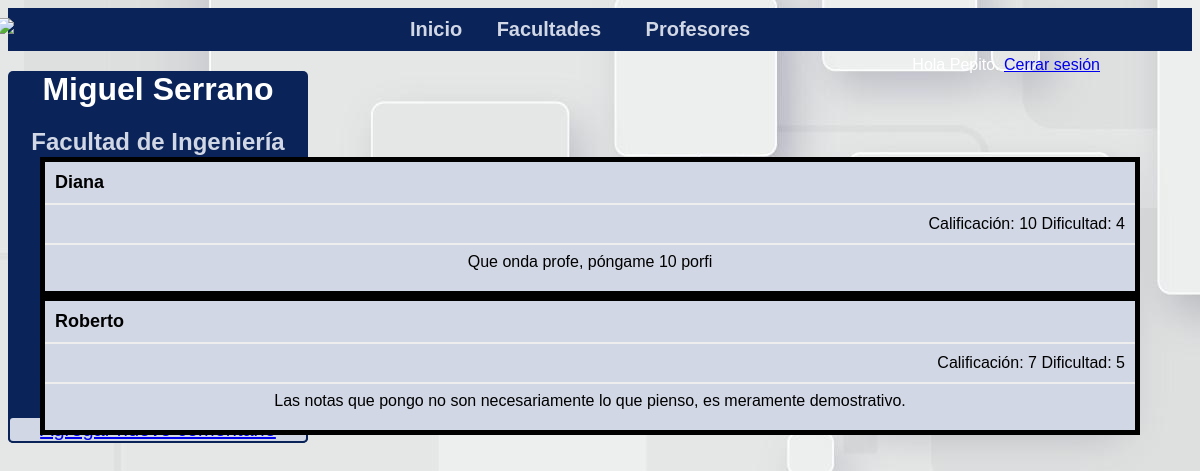
The app's page /Miguel Serrano (signed in) with its own data.
### app/models.py (models this page shows)
class Profesores(db.Model):
    id=db.Column(db.Integer,primary_key=True)
    nombre=db.Column(db.String(100))
    facultad=db.Column(db.String(100))
    materias=db.Column(db.String(100))

class Perfiles(db.Model):
    id=db.Column(db.Integer,primary_key=True)
    nombre_id=db.Column(db.Integer, ForeignKey('profesores.id'))
    usuario=db.Column(db.String(50), ForeignKey('cuentas.usuario'))
    calificacion=db.Column(db.Integer)
    dificultad=db.Column(db.Integer)
    comentario=db.Column(db.String(300))

### app/routes.py (the view)
@main.route('/<nombre>', methods=['GET'])
def perfil(nombre):
    if 'usuario' in session:
        nombre_id = Profesores.query.filter_by(nombre=nombre).first()
        opiniones = Perfiles.query.filter_by(nombre_id=nombre_id.id).all()
        den = len(opiniones)
        if den == 0:
            den = 1
        num1=0
        num2=0
        for opinion in opiniones:
            num1 += opinion.calificacion
            num2 += opinion.dificultad
        prom_calif = round(num1/den, 2)
        prom_dif = round(num2/den, 2)
        return render_template('perfil.html', usuario=session['usuario'],
                               nombre=nombre, nombre_id=nombre_id, opiniones=opiniones, prom_calif=prom_calif, prom_dif=prom_dif)
    else:
        return render_template('iniciar.html')

### app/templates/perfil.html (shortened to what this page needs)
<!DOCTYPE html>
<html lang="es">
<head>
    <link rel="stylesheet" href="{{ url_for('static',filename='css/estilos.css') }}">
</head>
<body style="background-image: url('static/images/001.jpg')">
    <header>
      <nav>
        <ul class="main">
          <div class="logo">
          <img src="https://1000marcas.net/wp-content/uploads/2023/01/UNAM-Logo.png">
          </div>
            <li><a href="{{ url_for('main.index') }}">Inicio</a></li>
            <li><a href="#">Facultades</a>
            </li>
            <li><a id="mostrar-busqueda" onclick="mostrarBarraBusqueda()">Profesores</a></li>
        </ul>
        {% if usuario %}
          <p>Hola {{ usuario }}. <a href="{{ url_for('main.cerrar_sesion') }}">Cerrar sesión</a></p>
        {% else %}
          <button id="iniciar-sesion" class="btn ini" onclick="iniciarSesion()">Iniciar sesión</button>
        {% endif %}
    </nav>
  </header>
    <div id="datos">
    <h1>{{ nombre }}</h1>
    <h2>{{ nombre_id.facultad }}</h2>
    <h2>{{ nombre_id.materias }}</h2>
    <h2>Calificación</h2>
    <h2>{{ prom_calif}}</h2>
    <h2>Dificultad</h2>
    <h2>{{ prom_dif}}</h2>
    <p><a href="{{ url_for('main.nuevo_comentario', nombre=nombre) }}">Agregar nuevo comentario</a></p>
  </div>
  <div id="opiniones">
  {% for opinion in opiniones %}
    <div id="opinion">
    <h2>{{ opinion.usuario }}</h2><hr>
    <p>Calificación: {{ opinion.calificacion }}  Dificultad: {{ opinion.dificultad }}</p><hr>
    <li>{{ opinion.comentario }}</li>
    </div>
  {% endfor %}
  </div>
</body>
</html>

### app/static/css/estilos.css (style rules this page uses)
body { font-family: Arial, sans-serif; }
nav { background-color: #0A2459; color: #fff; text-align: center; padding: 10px 0; }
nav ul { list-style-type: none; margin: 0; padding: 0; }
nav ul li { display: inline; margin-right: 30px; }
nav ul li a { text-decoration: none; color: #D1D7E5; font-weight: bold; transition: color 0.3s; font-size: 20px; }
header p { position: absolute; right: 100px; top: 40px; }
#mostrar-busqueda { cursor: pointer; padding: 10px; color: #D1D7E5; text-align: center; }
.logo { text-align: left; margin: -10px; }
nav ul img { max-height: 100px; margin-right: 30px; margin-top: 10px; margin-bottom: -10px; }
#datos { background-color: #0A2459; width: 300px; border-radius: 5px; color: #D1D7E5; }
#datos h1 { color: #fff; margin: 20px; text-align: center; }
#datos h2 { margin: 20px; text-align: center; }
#datos p { text-align: center; background-color: #D1D7E5; font-size: 20px; border: 2px solid #0A2459; border-radius: 5px; }
#opinion { border: 5px solid #000000; }
#opiniones { background-color: #D1D7E5; margin: 10px; text-align: justify; width: 1100px; position: absolute; right: 50px; top: 147px; border-radius: 5px; }
#opiniones h2 { margin-top: 10px; text-align: left; margin-bottom: 0px; margin: 10px; font-size: 18px; }
#opiniones p { text-align: right; margin: 10px; }
#opiniones li { text-align: center; list-style-type: none; margin-bottom: 20px; }
hr { border-style: groove; }

### records on screen
Profesores: nombre "Miguel Serrano", facultad "Facultad de Ingeniería"
Perfiles: usuario "Diana", calificacion "10", dificultad "4", comentario "Que onda profe, póngame 10 porfi"
Perfiles: usuario "Roberto", calificacion "7", dificultad "5", comentario "Las notas que pongo no son necesariamente lo que pienso, es meramente demostrativo."

### other values on screen
{{ usuario }} "Pepito"
